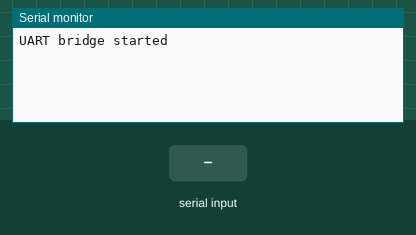
This program was run on a simulated ESP32. On the bench: the last lines printed to the serial monitor. The inputs (shaded band) are chosen by the test bench.

Above: at 1.2 s.
1.3 s: "1" received over the second serial link
At 2.4 s:
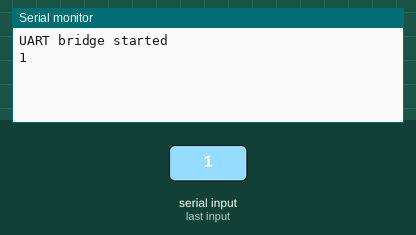
2.8 s: "0" received over the second serial link
At 3.6 s:
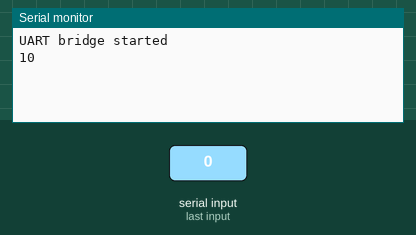

The program:

main.cpp
```cpp
#include <HardwareSerial.h>

// Определите пины для подключения модема
#define UART2_TX_PIN 17
#define UART2_RX_PIN 16
#define UART_BAUDRATE 9600

void setup() {
    // Set console baud rate
    Serial.begin(UART_BAUDRATE);
    Serial2.begin(UART_BAUDRATE, SERIAL_8N1, UART2_RX_PIN, UART2_TX_PIN);
    delay(10);
    Serial.println("UART bridge started");
}

void loop() {
    // Передача из Serial в Serial1
    while (Serial.available()) {
        Serial2.write(Serial.read());
    }
    // Передача из Serial1 в Serial
    while (Serial2.available()) {
        Serial.write(Serial2.read());
    }
}
```

Measured:
- after the input at 1.3 s, the serial monitor: prints a new line at once (image 1)
- after the input at 2.8 s, the serial monitor: prints a new line at once (image 2)
